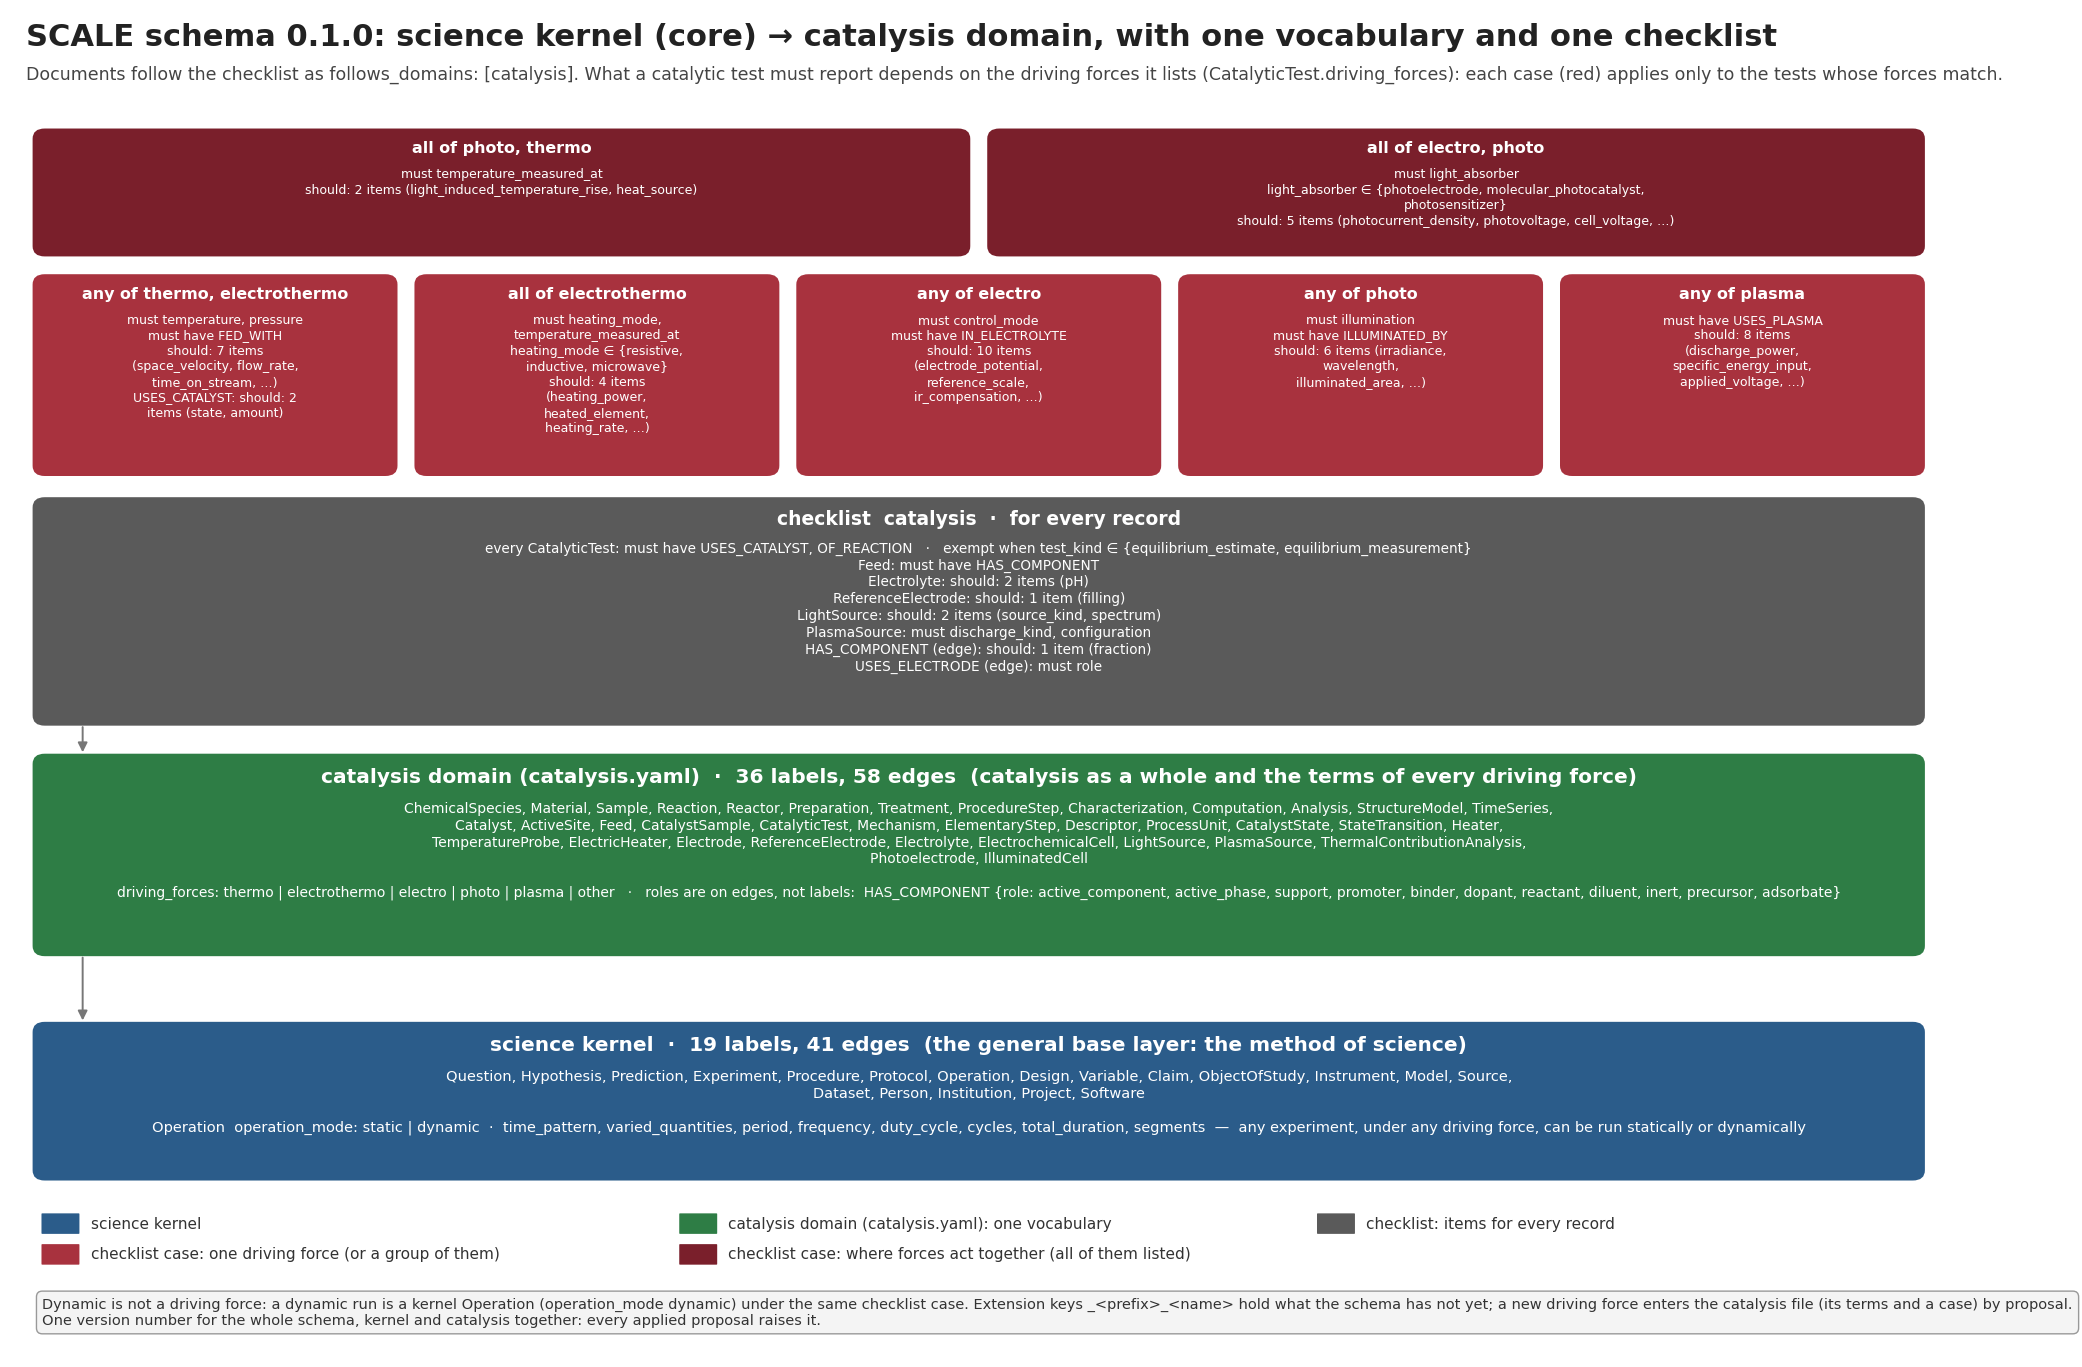

Recreate this plot in Python.
"""Draw the catalysis graph schema: the science kernel (core) and the catalysis domain's file catalysis.yaml, with its
one vocabulary and its one checklist, read from the catalysis manifest (matplotlib). One version for the whole schema:
the manifest's.

    python scale-catal-architecture.py        # writes scale-catal-architecture.png beside this file

Everything shown — the labels of the kernel and the catalysis file, the checklist's items for every record and its cases,
each keyed on the driving forces a catalytic test lists — is read from domain/graph/scale-catal.yaml and
the files it names.
"""

import textwrap as tw
from pathlib import Path

import matplotlib

matplotlib.use("Agg")
import matplotlib.pyplot as plt  # noqa: E402
import yaml  # noqa: E402
from matplotlib.patches import FancyArrowPatch, FancyBboxPatch  # noqa: E402

def _repo_root(*starts: Path) -> Path:
    """The SCALE checkout (scale-release.yaml and releases/), searched upward from each start in turn."""
    for p in (q for s in starts for q in (s, *s.parents)):
        if (p / "scale-release.yaml").exists() and (p / "releases").is_dir():
            return p
    raise SystemExit("run inside a SCALE repository checkout: no scale-release.yaml and releases/ above "
                     + ", ".join(map(str, starts)))


HERE = Path(__file__).resolve().parent
G = _repo_root(HERE, Path.cwd()) / "domain/graph"   # the manifest's directory: its parts are relative to it
MAN = yaml.safe_load((G / "scale-catal.yaml").read_text())
ROOT = G.parent.parent
KERNEL = yaml.safe_load((ROOT / "core/graph/kernel.yaml").read_text())   # the manifest's kernel (layout.kernel_path)
FILES = {d["domain"]: d for d in (yaml.safe_load((G / p).read_text()) for p in MAN["domains"])}
assert list(FILES) == ["catalysis"] and "modules" not in MAN, "two layers: the kernel and one catalysis file"
V = MAN["version"]                                  # the schema's one version (the kernel and the catalysis file carry none)
CAT = FILES["catalysis"]
CK = CAT["checklist"]
ITEMS = {"must", "should", "edges", "values", "units"}

COL = {"kernel": "#2b5c8a", "domain": "#2e7d45", "every": "#5a5a5a", "single": "#a8323e", "combined": "#7a1f2b"}
W = 24.0


def wrap(words, width, sep=", "):
    lines, cur = [], ""
    for w in words:
        if cur and len(cur) + len(w) + len(sep) > width:
            lines.append(cur + sep.rstrip())
            cur = w
        else:
            cur = f"{cur}{sep}{w}" if cur else w
    return lines + [cur] if cur else lines


def rbox(x, y, w, h, fc, z=3):
    ax.add_patch(FancyBboxPatch((x - w / 2, y - h / 2), w, h, boxstyle="round,pad=0.02,rounding_size=0.15", fc=fc, ec="none", zorder=z))


def text(x, y, s, size, bold=False, color="white", va="center", ha="center"):
    ax.text(x, y, s, ha=ha, va=va, fontsize=size, fontweight="bold" if bold else "normal", color=color, zorder=5, linespacing=1.25)


def condition(case):
    """'driving_forces any of thermo, electrothermo' for a case's condition."""
    return "; ".join(f"{k}: {op.replace('_', ' ')} {', '.join(v)}" for k, c in case.items() if k not in ITEMS for op, v in c.items())


def items(block, prefix=""):
    """What a checklist block requires or narrows (must, edges must, values), and how many should items it scores."""
    out = []
    if block.get("must"):
        out.append("must " + ", ".join(prefix + x for x in block["must"]))
    if (block.get("edges") or {}).get("must"):
        out.append("must have " + ", ".join(block["edges"]["must"]))
    out += [f"{prefix}{k} ∈ {{{', '.join(v)}}}" for k, v in (block.get("values") or {}).items()]
    n = len(block.get("should") or []) + len((block.get("edges") or {}).get("should") or [])
    if n:
        out.append(f"should: {n} item{'s' if n != 1 else ''} ({', '.join((block.get('should') or [])[:3])}{', …' if n > 3 else ''})")
    return out


fig, ax = plt.subplots(figsize=(25, 17.5))
ax.set_xlim(0, W)
ax.set_ylim(-2.4, 17.3)
ax.axis("off")
text(0.2, 16.9, f"SCALE schema {V}: science kernel (core) → catalysis domain, with one vocabulary and one checklist",
     22, bold=True, color="#222222", ha="left")
text(0.2, 16.35, "Documents follow the checklist as follows_domains: [catalysis]. What a catalytic test must report depends on the "
     "driving forces it lists (CatalyticTest.driving_forces): each case (red) applies only to the tests whose forces match.",
     12.5, color="#444444", ha="left")

box = {}

# ---- the science kernel
labs = list(KERNEL["nodes"])
op = KERNEL["nodes"]["Operation"]["properties"]
body = wrap(labs, 150) + ["", f"Operation  operation_mode: {' | '.join(op['operation_mode']['values'])}  ·  "
                          + ", ".join(k for k in op if k not in ("operation_mode",)) +
                          "  —  any experiment, under any driving force, can be run statically or dynamically"]
h = 1.0 + 0.32 * len(body)
box["kernel"] = (W / 2, 0.2 + h / 2, W - 0.6, h)
rbox(*box["kernel"], COL["kernel"])
y = box["kernel"][1]
text(W / 2, y + h / 2 - 0.32, f"science kernel  ·  {len(labs)} labels, {len(KERNEL['edges'])} edges  "
     "(the general base layer: the method of science)", 14.5, bold=True)
text(W / 2, y + h / 2 - 0.68, "\n".join(body), 10.5, va="top")
top = y + h / 2

# ---- the catalysis file: its vocabulary
roles = CAT["edges"]["HAS_COMPONENT"]["properties"]["role"]["values"]
forces = CAT["nodes"]["CatalyticTest"]["properties"]["driving_forces"]["items"]["values"]
body = wrap(list(CAT["nodes"]), 165) + ["", "driving_forces: " + " | ".join(forces) + "   ·   roles are on edges, not labels:  "
                                         "HAS_COMPONENT {role: " + ", ".join(r for r in roles if r not in ("not_stated", "other")) + "}"]
h = 1.0 + 0.32 * len(body)
box["catalysis"] = (W / 2, top + 1.0 + h / 2, W - 0.6, h)
rbox(*box["catalysis"], COL["domain"])
y = box["catalysis"][1]
text(W / 2, y + h / 2 - 0.32, f"catalysis domain (catalysis.yaml)  ·  {len(CAT['nodes'])} labels, "
     f"{len(CAT['edges'])} edges  (catalysis as a whole and the terms of every driving force)", 14.5, bold=True)
text(W / 2, y + h / 2 - 0.68, "\n".join(body), 10.0, va="top")
top = y + h / 2

# ---- its checklist: what every record must report, then the cases
ct = CK["labels"]["CatalyticTest"]
unless = "; ".join(f"{k} ∈ {{{', '.join(v)}}}" for k, v in (ct.get("unless") or {}).items())
every = ["every CatalyticTest: " + "; ".join(items(ct)) + (f"   ·   exempt when {unless}" if unless else "")]
for lab, blk in CK["labels"].items():
    if lab != "CatalyticTest" and items(blk, f"{lab}."):
        every += tw.wrap(f"{lab}: " + "; ".join(items(blk)), 170)
for e, blk in (CK.get("edges") or {}).items():
    if items(blk):
        every.append(f"{e} (edge): " + "; ".join(items(blk)))
h = 0.9 + 0.3 * len(every)
box["every"] = (W / 2, top + 0.45 + h / 2, W - 0.6, h)
rbox(*box["every"], COL["every"])
y = box["every"][1]
text(W / 2, y + h / 2 - 0.3, "checklist  catalysis  ·  for every record", 13.5, bold=True)
text(W / 2, y + h / 2 - 0.62, "\n".join(every), 9.8, va="top")
top = y + h / 2

edge_cases = [(e, c) for e, blk in (CK.get("edges") or {}).items() for c in blk.get("when") or []]
cases = ct["when"]
single = [c for c in cases if len(next(iter(c["driving_forces"].values()))) == 1 or "any_of" in c["driving_forces"]]
combined = [c for c in cases if c not in single]


def case_lines(c, w):
    """The lines of a case's tile: its items, and the edge items that apply under the same condition."""
    cw, lines = int(w * 6.4), []
    for s in items(c):
        lines += tw.wrap(s, cw)
    for e, ec in edge_cases:
        if condition(ec) == condition(c):
            lines += tw.wrap(f"{e}: " + "; ".join(items(ec)), cw)
    return lines


def case_row(row, y0, colour):
    """One row of case tiles of equal height, from y0 upwards; returns the row's top."""
    if not row:
        return y0
    w = (W - 0.6 - 0.25 * (len(row) - 1)) / len(row)
    lines = [case_lines(c, w) for c in row]
    h = 0.75 + 0.27 * max(len(x) for x in lines)
    for i, (c, ls) in enumerate(zip(row, lines)):
        x, yc = 0.3 + w / 2 + i * (w + 0.25), y0 + h / 2
        rbox(x, yc, w, h, colour)
        text(x, yc + h / 2 - 0.27, condition(c).replace("driving_forces: ", ""), 11.5, bold=True)
        text(x, yc + h / 2 - 0.55, "\n".join(ls), 9.0, va="top")
    return y0 + h


top = case_row(single, top + 0.35, COL["single"])
top = case_row(combined, top + 0.3, COL["combined"])
ax.set_ylim(-2.4, max(17.3, top + 1.6))
for t_ in ax.texts[:2]:                                   # keep the title above everything
    t_.set_y(max(17.3, top + 1.6) - 0.4 - (0.55 if t_ is ax.texts[1] else 0))


def arrow(a, b):
    xa, ya, wa, ha = box[a]
    xb, yb, wb, hb = box[b]
    ax.add_patch(FancyArrowPatch((xa - wa / 2 + 0.6, ya - ha / 2), (xb - wb / 2 + 0.6, yb + hb / 2), arrowstyle="-|>",
                                 mutation_scale=14, color="#777777", lw=1.4, zorder=6))


arrow("catalysis", "kernel")
arrow("every", "catalysis")

legend = [("kernel", "science kernel"), ("domain", "catalysis domain (catalysis.yaml): one vocabulary"),
          ("every", "checklist: items for every record"), ("single", "checklist case: one driving force (or a group of them)"),
          ("combined", "checklist case: where forces act together (all of them listed)")]
for i, (k, t) in enumerate(legend):
    x, y = 0.4 + (i % 3) * 7.9, -0.45 - (i // 3) * 0.45
    ax.add_patch(FancyBboxPatch((x, y - 0.14), 0.45, 0.28, boxstyle="round,pad=0.01", fc=COL[k], ec="none"))
    text(x + 0.6, y, t, 11, color="#333333", ha="left")
text(0.4, -1.75, "Dynamic is not a driving force: a dynamic run is a kernel Operation (operation_mode dynamic) under the same checklist case. "
     "Extension keys _<prefix>_<name> hold what the schema has not yet; a new driving force enters the catalysis file (its terms and a case) "
     "by a schema change.\nOne version number for the whole schema, kernel and catalysis together: every schema change raises it.",
     10.5, color="#333333", ha="left", bold=False)
ax.texts[-1].set_bbox(dict(fc="#f4f4f4", ec="#999999", boxstyle="round,pad=0.4"))
fig.savefig(HERE / "scale-catal-architecture.png", dpi=100, bbox_inches="tight", facecolor="white")
print("wrote", HERE / "scale-catal-architecture.png")
